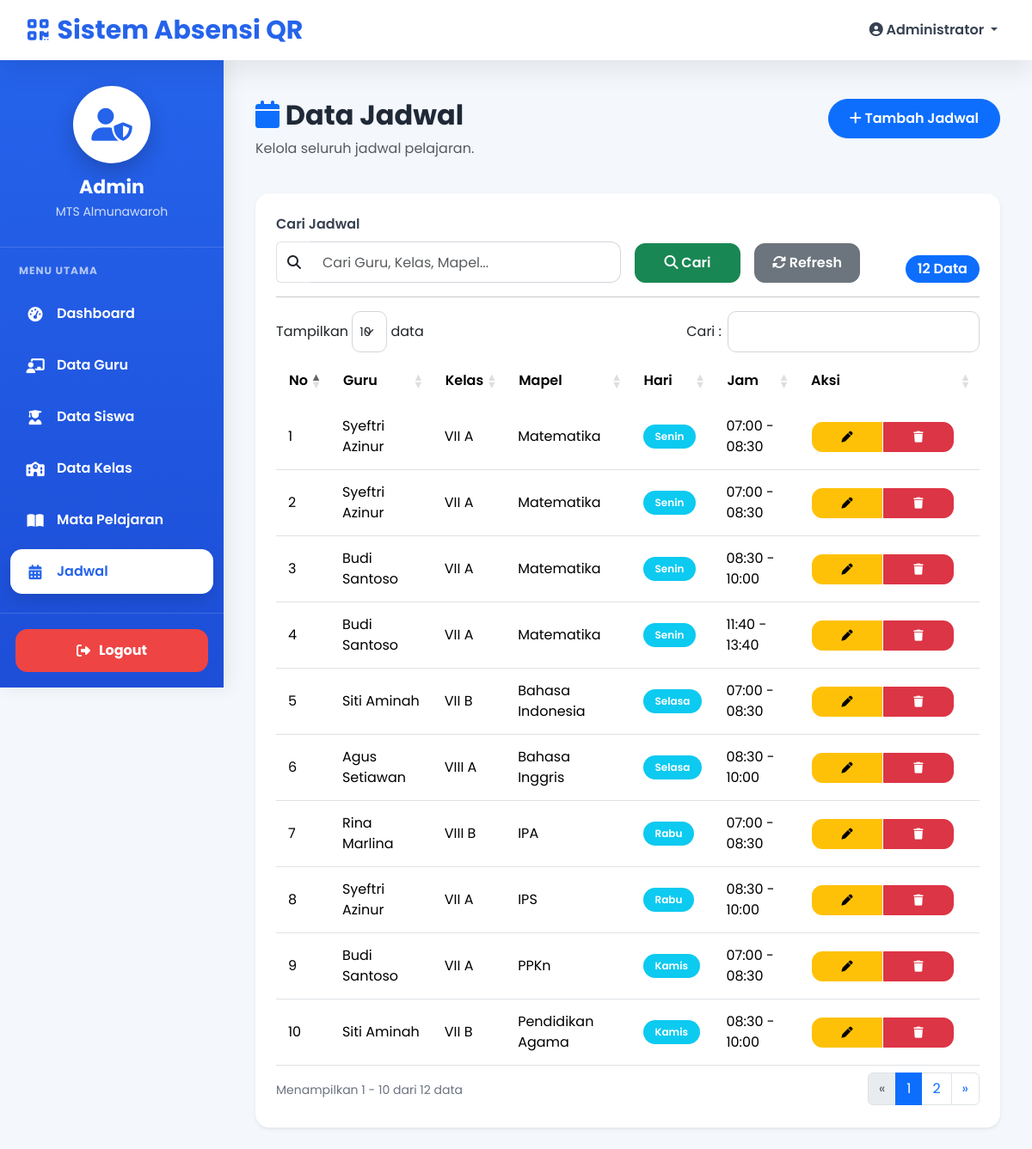
/admin/jadwal.php (signed in), run on the app's committed database.
### tables this page shows
CREATE TABLE `jadwal` (
  `id_jadwal` int(11) NOT NULL,
  `id_guru` int(11) NOT NULL,
  `id_kelas` int(11) NOT NULL,
  `id_mapel` int(11) NOT NULL,
  `hari` enum('Senin','Selasa','Rabu','Kamis','Jumat','Sabtu') DEFAULT NULL,
  `jam_mulai` time DEFAULT NULL,
  `jam_selesai` time DEFAULT NULL
);

CREATE TABLE `guru` (
  `id_guru` int(11) NOT NULL,
  `nip` varchar(30) NOT NULL,
  `nama_guru` varchar(100) NOT NULL,
  `jk` enum('L','P') DEFAULT NULL,
  `no_hp` varchar(15) DEFAULT NULL,
  `alamat` text DEFAULT NULL
);

CREATE TABLE `kelas` (
  `id_kelas` int(11) NOT NULL,
  `kode_kelas` varchar(10) NOT NULL,
  `nama_kelas` varchar(50) NOT NULL,
  `wali_kelas` varchar(100) DEFAULT NULL
);

CREATE TABLE `mapel` (
  `id_mapel` int(11) NOT NULL,
  `kode_mapel` varchar(10) NOT NULL,
  `nama_mapel` varchar(100) NOT NULL
);

### admin/jadwal.php (the view, shortened to what this page needs)
<?php
require_once "../koneksi.php";
$cari="";
$where="";
$query=mysqli_query($koneksi,"
SELECT
jadwal.*,
guru.nama_guru,
kelas.nama_kelas,
mapel.nama_mapel
FROM jadwal
JOIN guru
ON jadwal.id_guru=guru.id_guru
JOIN kelas
ON jadwal.id_kelas=kelas.id_kelas
JOIN mapel
ON jadwal.id_mapel=mapel.id_mapel
$where
ORDER BY
FIELD(hari,'Senin','Selasa','Rabu','Kamis','Jumat','Sabtu'),
jam_mulai
");
$total=mysqli_num_rows($query);
include "../layout/header.php";
include "../layout/sidebar.php";
?>
<div class="content">
<div class="container-fluid">
<div class="row mb-4">
<div class="col-lg-8">
<h2 class="fw-bold">
<i class="fa fa-calendar text-primary"></i>
Data Jadwal
</h2>
<p class="text-muted">
Kelola seluruh jadwal pelajaran.
</p>
</div>
<div class="col-lg-4 text-end">
<a
href="tambah_jadwal.php"
class="btn btn-primary rounded-pill px-4">
<i class="fa fa-plus"></i>
Tambah Jadwal
</a>
</div>
</div>
<div class="card border-0 shadow-sm rounded-4">
<div class="card-body p-4">
<form method="GET">
<div class="row g-3 align-items-end">
<div class="col-lg-6">
<label class="form-label">
Cari Jadwal
</label>
<div class="input-group">
<span class="input-group-text">
<i class="fa fa-search"></i>
</span>
<input
type="text"
name="cari"
class="form-control"
placeholder="Cari Guru, Kelas, Mapel..."
value="<?= $cari ?>">
</div>
</div>
<div class="col-lg-2 d-grid">
<button class="btn btn-success">
<i class="fa fa-search"></i>
Cari
</button>
</div>
<div class="col-lg-2 d-grid">
<a
href="jadwal.php"
class="btn btn-secondary">
<i class="fa fa-rotate"></i>
Refresh
</a>
</div>
<div class="col-lg-2 text-end">
<span class="badge bg-primary fs-6">
<?= $total ?>
Data
</span>
</div>
</div>
</form>
<hr>
<div class="table-responsive">
<table
id="jadwalTable"
class="table table-hover align-middle">
<thead>
<tr>
<th>No</th>
<th>Guru</th>
<th>Kelas</th>
<th>Mapel</th>
<th>Hari</th>
<th>Jam</th>
<th width="170">
Aksi
</th>
</tr>
</thead>
<tbody>
<?php
if($total>0){
$no=1;
while($d=mysqli_fetch_assoc($query)){
?>
<tr>
<td><?= $no++ ?></td>
<td><?= htmlspecialchars($d['nama_guru']) ?></td>
<td><?= htmlspecialchars($d['nama_kelas']) ?></td>
<td><?= htmlspecialchars($d['nama_mapel']) ?></td>
<td>
<span class="badge bg-info">
<?= $d['hari'] ?>
</span>
</td>
<td>
<?= substr($d['jam_mulai'],0,5) ?>
-
<?= substr($d['jam_selesai'],0,5) ?>
</td>
<td>
<div class="btn-group">
<a
href="edit_jadwal.php?id=<?= $d['id_jadwal'] ?>"
class="btn btn-warning btn-sm">
<i class="fa fa-pen"></i>
</a>
<a
href="#"
class="btn btn-danger btn-sm"
onclick="konfirmasi('hapus_jadwal.php?id=<?= $d['id_jadwal'] ?>')">
<i class="fa fa-trash"></i>
</a>
</div>
</td>
</tr>
<?php }
} ?>
</tbody>
</table>
</div>
</div>
</div>
</div>
<?php include "../layout/footer.php"; ?>

### layout/header.php (shortened to what this page needs)
<!DOCTYPE html>
<html lang="id">
<head>
<link href="https://cdn.jsdelivr.net/npm/bootstrap@5.3.3/dist/css/bootstrap.min.css" rel="stylesheet">
<link rel="stylesheet" href="https://cdnjs.cloudflare.com/ajax/libs/font-awesome/6.7.1/css/all.min.css">
<link rel="stylesheet" href="https://cdn.datatables.net/1.13.8/css/dataTables.bootstrap5.min.css">
<link rel="stylesheet" href="https://cdn.datatables.net/responsive/2.5.0/css/responsive.bootstrap5.min.css">
</head>
<body>
<nav class="navbar navbar-expand-lg">
<div class="container-fluid">
    <a class="navbar-brand" href="index.php">
        <i class="fa-solid fa-qrcode"></i>
        Sistem Absensi QR
    </a>
    <div class="navbar-right">
        <ul class="navbar-nav">
            <li class="nav-item dropdown">
                <a class="nav-link dropdown-toggle" href="#" role="button" data-bs-toggle="dropdown" aria-expanded="false">
                    <i class="fa-solid fa-user-circle"></i>
                    <?= htmlspecialchars($_SESSION['nama']); ?>
                </a>
            </li>
        </ul>
    </div>
</div>
</nav>

### layout/sidebar.php (shortened to what this page needs)
<?php
$current = basename($_SERVER['PHP_SELF']);
?>
<div class="sidebar">
    <div class="sidebar-header">
        <div class="avatar">
            <i class="fa-solid fa-user-shield"></i>
        </div>
        <h4>Admin</h4>
        <p>MTS Almunawaroh</p>
    </div>
    <div class="sidebar-menu">
        <div class="menu-title">MENU UTAMA</div>
        <a href="index.php" class="<?= ($current == 'index.php') ? 'active' : ''; ?>">
            <i class="fa-solid fa-gauge-high"></i>
            Dashboard
        </a>
        <a href="guru.php" class="<?= ($current == 'guru.php') ? 'active' : ''; ?>">
            <i class="fa-solid fa-chalkboard-user"></i>
            Data Guru
        </a>
        <a href="siswa.php" class="<?= ($current == 'siswa.php') ? 'active' : ''; ?>">
            <i class="fa-solid fa-user-graduate"></i>
            Data Siswa
        </a>
        <a href="kelas.php" class="<?= ($current == 'kelas.php') ? 'active' : ''; ?>">
            <i class="fa-solid fa-school"></i>
            Data Kelas
        </a>
        <a href="mapel.php" class="<?= ($current == 'mapel.php') ? 'active' : ''; ?>">
            <i class="fa-solid fa-book-open"></i>
            Mata Pelajaran
        </a>
        <a href="jadwal.php" class="<?= ($current == 'jadwal.php') ? 'active' : ''; ?>">
            <i class="fa-solid fa-calendar-days"></i>
            Jadwal
        </a>
        <a href="laporan.php" class="<?= ($current == 'laporan.php') ? 'active' : ''; ?>">
        </a>
    </div>
    <div class="sidebar-footer">
        <a href="../logout.php" class="logout-btn">
            <i class="fa-solid fa-right-from-bracket"></i>
            Logout
        </a>
    </div>
</div>

### layout/footer.php (shortened to what this page needs)
</body>
</html>

### layout/header.php (style rules this page uses)
:root { --primary:#2563eb; --primary-dark:#1d4ed8; --success:#16a34a; --danger:#dc2626; --warning:#f59e0b; --info:#0ea5e9; --white:#ffffff; --text:#1f2937; --border:#e5e7eb; --background:#f4f7fb; --radius:18px; --shadow:0 12px 30px rgba(0,0,0,.08); }
* { margin:0; padding:0; box-sizing:border-box; }
html { scroll-behavior:smooth; }
html, body { overflow-x:hidden; }
body { font-family:'Poppins',sans-serif; background:var(--background); color:var(--text); }
a { text-decoration:none; }
button { border:none; outline:none; }
.container, .container-fluid { width:100%; }
.navbar { position:fixed; top:0; left:0; right:0; height:70px; background:#fff; display:flex; align-items:center; box-shadow:var(--shadow); padding:0 20px; z-index:1050; }
.navbar-brand { display:flex; align-items:center; gap:10px; font-size:30px; font-weight:700; color:var(--primary)!important; white-space:nowrap; }
.navbar-brand i { font-size:28px; }
.navbar-right { margin-left:auto; display:flex; align-items:center; gap:15px; }
.navbar .dropdown-toggle { font-weight:600; color:#374151!important; }
.content { margin-top:90px; margin-left:260px; padding:25px; width:calc(100% - 260px); transition:.35s ease; min-height:100vh; }
.sidebar { position:fixed; top:70px; left:0; width:260px; height:calc(100vh - 70px); background:linear-gradient(180deg,#2563eb,#1d4ed8); display:flex; flex-direction:column; overflow:hidden; box-shadow:5px 0 20px rgba(0,0,0,.08); z-index:999; transition:.35s ease; }
.sidebar-header { padding:30px 20px; text-align:center; border-bottom:1px solid rgba(255,255,255,.15); }
.avatar { width:90px; height:90px; margin:auto; background:#fff; border-radius:50%; display:flex; justify-content:center; align-items:center; font-size:38px; color:#2563eb; margin-bottom:15px; box-shadow:0 10px 25px rgba(0,0,0,.20); }
.sidebar-header h4 { color:#fff; font-size:22px; font-weight:700; margin-bottom:5px; }
.sidebar-header p { color:rgba(255,255,255,.80); font-size:14px; margin:0; }
.sidebar-menu { flex:1; padding:18px 12px; overflow-y:auto; }
.menu-title { font-size:12px; font-weight:700; letter-spacing:1px; padding:0 10px 15px; color:rgba(255,255,255,.65); text-transform:uppercase; }
.sidebar-menu a { display:flex; align-items:center; gap:14px; padding:14px 18px; margin-bottom:8px; border-radius:14px; color:#fff; text-decoration:none; font-weight:600; transition:.25s; }
.sidebar-menu a i { width:22px; font-size:17px; text-align:center; }
.sidebar-menu a.active { background:#fff; color:#2563eb; box-shadow:0 8px 20px rgba(0,0,0,.12); }
.sidebar-footer { padding:18px; border-top:1px solid rgba(255,255,255,.15); }
.logout-btn { display:flex; justify-content:center; align-items:center; gap:10px; padding:13px; border-radius:14px; background:#ef4444; color:#fff; font-weight:700; text-decoration:none; transition:.25s; }
.card { border:none; border-radius:20px; box-shadow:0 10px 25px rgba(0,0,0,.08); overflow:hidden; background:#fff; }
.card-body { padding:25px; }
.form-label { font-weight:600; margin-bottom:8px; color:#374151; }
.form-control, .form-select { height:48px; border-radius:12px; border:1px solid #d1d5db; padding:10px 14px; }
.input-group-text { background:#fff; border-right:none; }
.input-group .form-control { border-left:none; }
.btn { border-radius:12px; font-weight:600; padding:10px 18px; transition:.25s; }
.btn-sm { padding:7px 14px; font-size:13px; }
.table { margin-bottom:0; }
.table-responsive { overflow-x:auto; -webkit-overflow-scrolling:touch; }
.table thead { background:#2563eb; color:#fff; }
.table thead th { border:none; padding:15px; font-weight:600; vertical-align:middle; }
.table tbody td { padding:14px; vertical-align:middle; }
.table tbody tr { transition:.25s; }
.table .btn { min-width:82px; margin:2px; }
.badge { padding:8px 14px; border-radius:30px; font-size:12px; font-weight:600; }

### data on the page
jadwal: id_guru.nama_guru "Syeftri Azinur", id_kelas.nama_kelas "VII A", id_mapel.nama_mapel "Matematika", hari "Senin", jam_mulai "07:00", jam_selesai "08:30"
jadwal: id_guru.nama_guru "Syeftri Azinur", id_kelas.nama_kelas "VII A", id_mapel.nama_mapel "Matematika", hari "Senin", jam_mulai "07:00", jam_selesai "08:30"
jadwal: id_guru.nama_guru "Budi Santoso", id_kelas.nama_kelas "VII A", id_mapel.nama_mapel "Matematika", hari "Senin", jam_mulai "08:30", jam_selesai "10:00"
jadwal: id_guru.nama_guru "Budi Santoso", id_kelas.nama_kelas "VII A", id_mapel.nama_mapel "Matematika", hari "Senin", jam_mulai "11:40", jam_selesai "13:40"
jadwal: id_guru.nama_guru "Siti Aminah", id_kelas.nama_kelas "VII B", id_mapel.nama_mapel "Bahasa Indonesia", hari "Selasa", jam_mulai "07:00", jam_selesai "08:30"
jadwal: id_guru.nama_guru "Agus Setiawan", id_kelas.nama_kelas "VIII A", id_mapel.nama_mapel "Bahasa Inggris", hari "Selasa", jam_mulai "08:30", jam_selesai "10:00"
jadwal: id_guru.nama_guru "Rina Marlina", id_kelas.nama_kelas "VIII B", id_mapel.nama_mapel "IPA", hari "Rabu", jam_mulai "07:00", jam_selesai "08:30"
jadwal: id_guru.nama_guru "Syeftri Azinur", id_kelas.nama_kelas "VII A", id_mapel.nama_mapel "IPS", hari "Rabu", jam_mulai "08:30", jam_selesai "10:00"
jadwal: id_guru.nama_guru "Budi Santoso", id_kelas.nama_kelas "VII A", id_mapel.nama_mapel "PPKn", hari "Kamis", jam_mulai "07:00", jam_selesai "08:30"
jadwal: id_guru.nama_guru "Siti Aminah", id_kelas.nama_kelas "VII B", id_mapel.nama_mapel "Pendidikan Agama", hari "Kamis", jam_mulai "08:30", jam_selesai "10:00"

### other printed values
$_SESSION['nama'] "Administrator"
$total "12"
